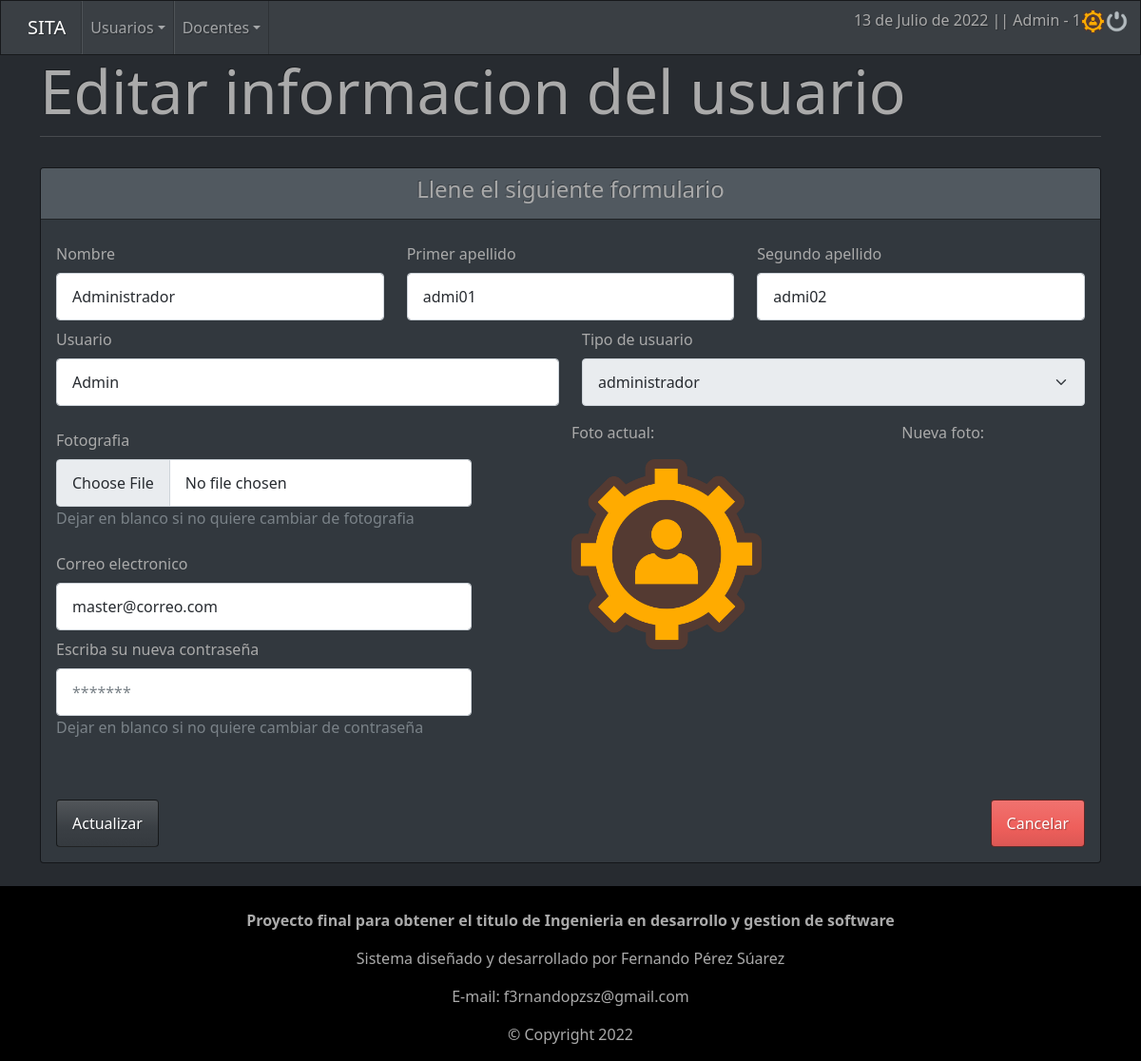
Before: /sistema/secciones/editarUsuario.php?id=1 (signed in) with the older database file.
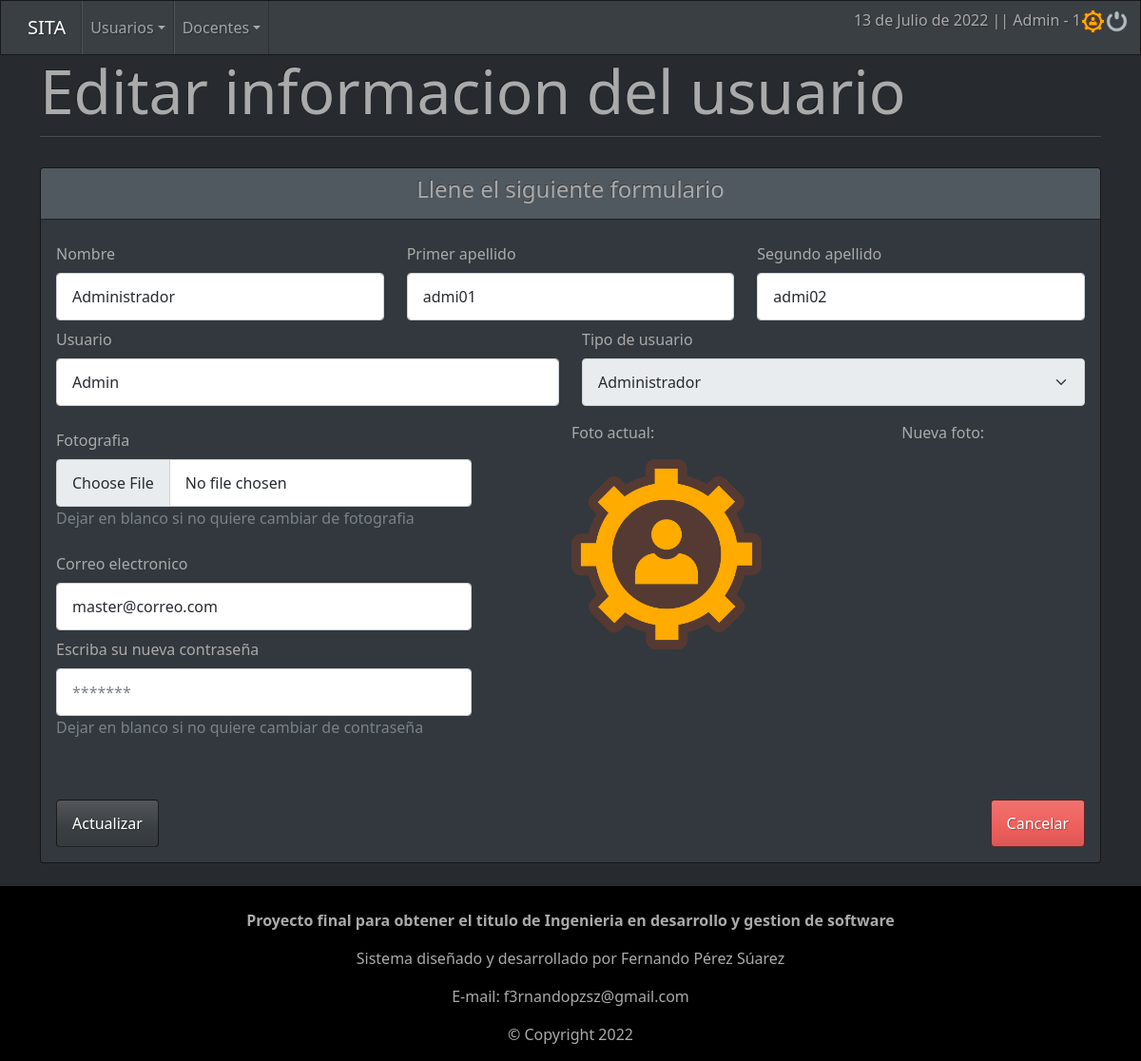
After: the same page with the newer database file.
### tables this page shows
CREATE TABLE `usuario` (
  `cve_usuario` int(11) NOT NULL AUTO_INCREMENT,
  `tipo` int(11) NOT NULL,
  `nombre` varchar(50) NOT NULL,
  `apellido1` varchar(50) NOT NULL,
  `apellido2` varchar(50) NOT NULL,
  `usuario` varchar(50) NOT NULL,
  `pass` varchar(255) NOT NULL,
  `foto` varchar(255) NOT NULL,
  `correo` varchar(200) NOT NULL,
  `activo` int(1) NOT NULL DEFAULT 1,
  PRIMARY KEY (`cve_usuario`),
  KEY `cve_tipo_usu` (`tipo`),
  KEY `tipo` (`tipo`),
  CONSTRAINT `usuario_ibfk_1` FOREIGN KEY (`tipo`) REFERENCES `tipo_usuario` (`cve_tipo_usu`) ON DELETE CASCADE ON UPDATE CASCADE
);

CREATE TABLE `tipo_usuario` (
  `cve_tipo_usu` int(11) NOT NULL AUTO_INCREMENT,
  `tipo` varchar(20) NOT NULL,
  `activo` int(1) NOT NULL DEFAULT 1,
  PRIMARY KEY (`cve_tipo_usu`)
);

### sistema/config/edit_user_form.php (the view, shortened to what the changed rows need)
<form action="" method="POST" enctype="multipart/form-data">
                      <div class="card">
                          <div class="card-header text-center">
                              <h4>Llene el siguiente formulario</h4>
                          </div>
                          <div class="card-body">
                                  <div class="row">
                                      <div class = "form-group col-md-4">
                                          <label class="form-label mt-2">Nombre</label>
                                          <input type="text" class="form-control" name="nombre" value="<?php echo $nombre; ?>" placeholder="Nombre(s)">
                                      </div>
                                      <div class = "form-group col-md-4">
                                          <label class="form-label mt-2">Primer apellido</label>
                                          <input type="text" class="form-control" name="apellido1" value="<?php echo $apellido1; ?>" placeholder="Primer apellido">
                                      </div>
                                      <div class = "form-group col-md-4">
                                          <label class="form-label mt-2">Segundo apellido</label>
                                          <input type="text" class="form-control" name="apellido2" value="<?php echo $apellido2; ?>" placeholder="Segundo apellido">
                                      </div>
                                  </div>
                                  <div class="row">
                                      <div class = "form-group col-md-6 mb-3">
                                          <label class="form-label mt-2">Usuario</label>
                                          <input type="text" class="form-control" name="usuario" value="<?php echo $usuario; ?>" placeholder="usuario">
                                      </div>
                                      <div class = "form-group col-md-6 mb-3">
                                          <label class="form-label mt-2">Tipo de usuario</label>
                                          <select class="form-select" name="tipo" id="tipo" <?php echo $restriccion; ?>>
                                              <?php
                                                  echo $option;
                                                          ?>
                                          </select>
                                      </div>
                                  </div>
                                  <div class="row">
                                      <div class = "form-group col-md-5">
                                          <label class="form-label mt-2">Fotografia</label>
                                          <input type="file" class="form-control" name="foto" id="foto">
                                          <p class="text-secondary">Dejar en blanco si no quiere cambiar de fotografia</p>
                                          <label class="form-label mt-2">Correo electronico</label>
                                          <input type="text" class="form-control" name="correo" value="<?php echo $correo; ?>" placeholder="ejemplo@correo.com">
                                          <label class="form-label mt-2">Escriba su nueva contraseña</label>
                                          <input type="password" class="form-control" name="pass" placeholder="*******">
                                          <p class="text-secondary">Dejar en blanco si no quiere cambiar de contraseña</p>
                                      </div>
                                      <div class = "form-group col-md-2 mx-auto">
                                          <div class="m-0 vh-50 row justify-content-center align-items-center">
                                              <div class="col-auto">
                                                  <p>Foto actual: </p>
                                                  <output><img src="/SITA/sistema/files/usuario/<?php echo $fotoa; ?>" style="width: 200px; height:200px;"></output>
                                              </div>
                                          </div>
                                      </div>
                                      <div class = "form-group col-md-2 mx-auto">
                                          <div class="m-0 vh-50 row justify-content-center align-items-center">
                                              <div class="col-auto">
                                                  <p>Nueva foto: </p>
                                              </div>
                                          </div>
                                      </div>
                                  </div>
                              <div class="text-center">
                                  <div class="alert"><?php echo isset($alert) ? $alert : ''; ?></div>
                                  <button type="submit" name="decision" value="actualizar" class="btn btn-primary" style="float: left;">Actualizar</button>
                                  <button type="submit" name="decision" value="cancelar" class="btn btn-danger" style="float: right;">Cancelar</button>
                              </div>
                          </div>
                      </div>
                  </form>

Changed rows visible on the page:
changed through a linked row, usuario "Administrador": tipo "administrador" → "Administrador"
